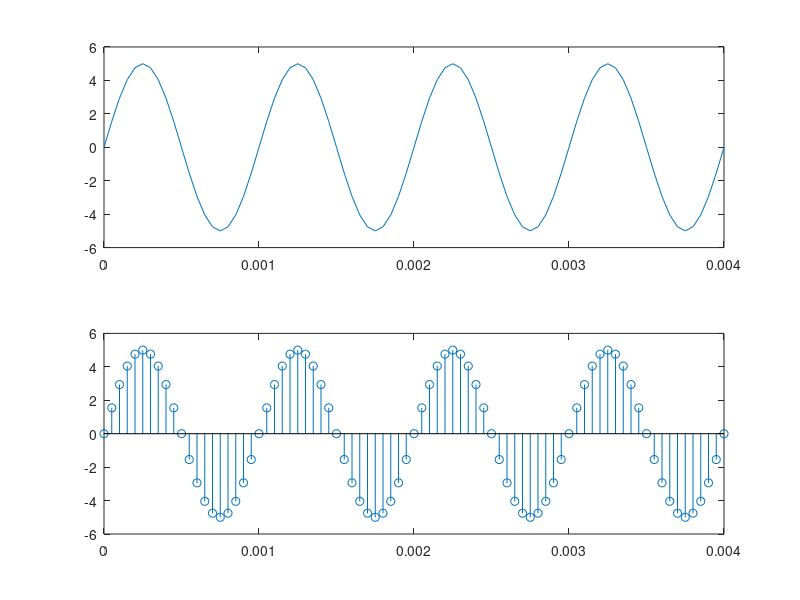

Here is the MATLAB script that generated this plot:
% y = x(t) = 5 sin 2*pi*1000*t + &
clear
a = 5;
ph = 0;
f = 1000;
fs=20*f;
T=0.004;



hold on
t = 0:1/fs:T;
y = a * sin(2 * pi * f * t + ph);
subplot(2,1,1)
plot(t, y);
subplot(2,1,2)
stem(t, y);